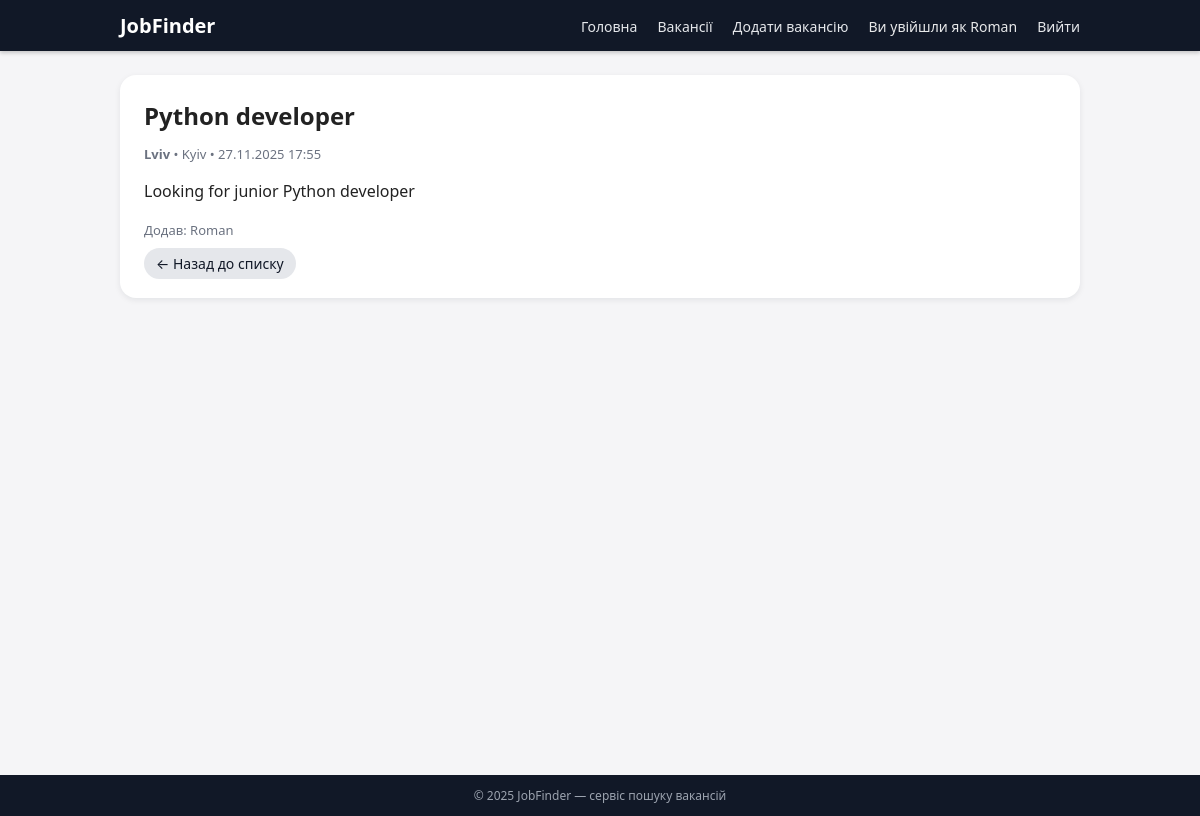
The app's page /jobs/2/ (signed in) with its own data.
### jobs/models.py (models this page shows, shortened)
class Job(models.Model):
    title = models.CharField(max_length=255, verbose_name='Назва вакансії')
    company = models.CharField(max_length=255, verbose_name='Компанія')
    location = models.CharField(max_length=255, verbose_name='Місто')
    description = models.TextField(verbose_name='Опис')
    created_at = models.DateTimeField(auto_now_add=True)
    author = models.ForeignKey(User, on_delete=models.CASCADE, related_name='jobs')
    class Meta:
        ordering = ['-created_at']
        verbose_name = 'Вакансія'
        verbose_name_plural = 'Вакансії'

### jobs/views.py (the view)
# urls.py: path('jobs/<int:pk>/', views.job_detail, name='job_detail'),
def job_detail(request, pk):
    job = get_object_or_404(Job, pk=pk)
    return render(request, 'jobs/job_detail.html', {'job': job})

### jobs/templates/jobs/job_detail.html (shortened to what this page needs)
{% extends 'base.html' %}
{% block content %}
<article class="job-detail">
    <h1>{{ job.title }}</h1>
    <p class="job-meta">
        <strong>{{ job.company }}</strong> •
        <span>{{ job.location }}</span> •
        <span>{{ job.created_at|date:"d.m.Y H:i" }}</span>
    </p>
    <div class="job-full-description">
        {{ job.description|linebreaks }}
    </div>
    <p class="job-author">
        Додав: {{ job.author.username }}
    </p>
    <a href="{% url 'job_list' %}" class="btn-secondary">← Назад до списку</a>
</article>
{% endblock %}

### jobs/templates/base.html (shortened to what this page needs)
{% load static %}
<!DOCTYPE html>
<html lang="uk">
<head>
    <link rel="stylesheet" href="{% static 'css/styles.css' %}">
</head>
<body>
<header class="header">
    <div class="container header-inner">
        <a href="{% url 'home' %}" class="logo">JobFinder</a>
        <nav class="nav">
            <a href="{% url 'home' %}">Головна</a>
            <a href="{% url 'job_list' %}">Вакансії</a>
            {% if user.is_authenticated %}
                <a href="{% url 'job_create' %}">Додати вакансію</a>
                <span class="nav-username">Ви увійшли як {{ user.username }}</span>
                <a href="{% url 'logout' %}">Вийти</a>
            {% else %}
                <a href="{% url 'login' %}">Увійти</a>
                <a href="{% url 'register' %}" class="btn-primary">Реєстрація</a>
            {% endif %}
        </nav>
    </div>
</header>
<main class="container main">
    {% block content %}
    {% endblock %}
</main>
<footer class="footer">
    <div class="container">
        © 2025 JobFinder — сервіс пошуку вакансій
    </div>
</footer>
</body>
</html>

### jobs/static/css/styles.css (style rules this page uses)
body { margin: 0; font-family: system-ui, -apple-system, BlinkMacSystemFont, 'Segoe UI', sans-serif; background: #f5f5f7; color: #222; }
.container { width: 100%; max-width: 960px; margin: 0 auto; padding: 0 16px; }
.header { background: #111827; color: #fff; padding: 12px 0; box-shadow: 0 2px 4px rgba(0,0,0,.2); }
.header-inner { display: flex; align-items: center; justify-content: space-between; }
.logo { font-weight: 700; font-size: 20px; text-decoration: none; color: #fff; }
.nav a { color: #e5e7eb; text-decoration: none; margin-left: 16px; font-size: 14px; }
.nav-username { margin-left: 16px; font-size: 14px; opacity: 0.9; }
.btn-secondary { padding: 6px 12px; border-radius: 999px; background: #e5e7eb; color: #111827 !important; text-decoration: none; border: none; cursor: pointer; font-size: 14px; }
.main { padding: 24px 0 40px; min-height: calc(100vh - 140px); }
.footer { background: #111827; color: #9ca3af; padding: 12px 0; font-size: 12px; text-align: center; }
.job-meta { font-size: 13px; color: #6b7280; margin-bottom: 8px; }
.job-detail { background: #fff; border-radius: 16px; padding: 24px; box-shadow: 0 2px 6px rgba(15,23,42,0.08); }
.job-detail h1 { margin-top: 0; margin-bottom: 8px; }
.job-full-description { margin-top: 16px; margin-bottom: 16px; line-height: 1.6; }
.job-author { font-size: 13px; color: #6b7280; }

### records on screen
Job: title "Python developer", company "Lviv", location "Kyiv", created_at "27.11.2025 17:55", description "Looking for junior Python developer", author.username "Roman"

### other values on screen
{{ user.username }} "Roman"
